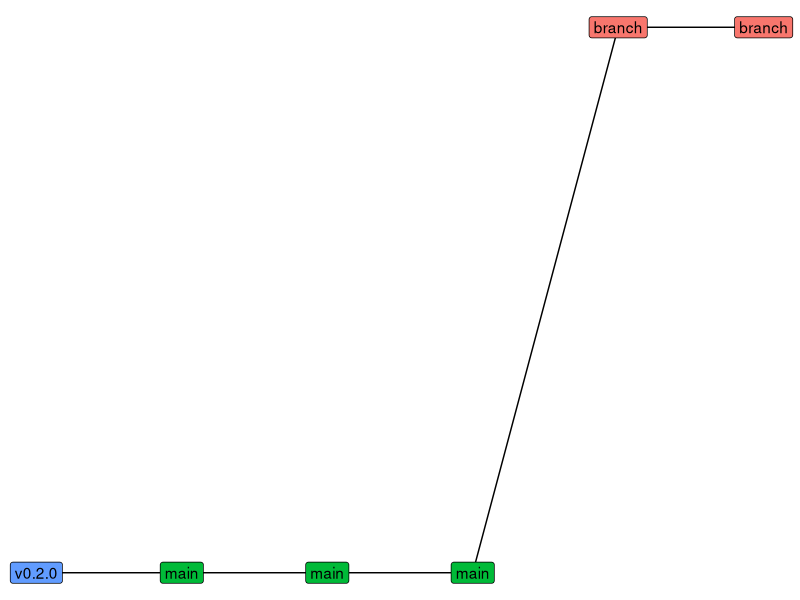
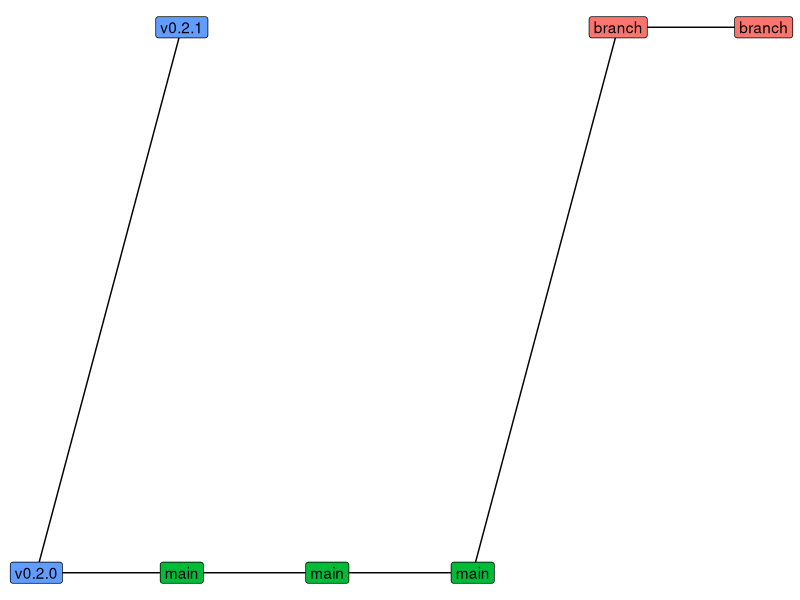
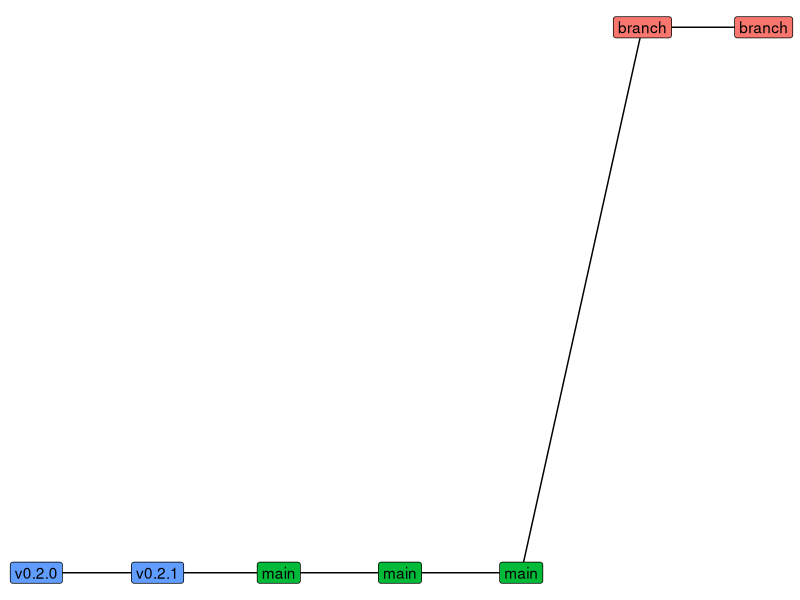

R code for these plots, in order:
## ---- chunk 1
#! fig.height: 1
#! echo: false
library(ggplot2)

data.frame(
  x = 1:6,
  y = c(1, 1, 1, 1, 2, 2),
  g = c(1, 1, 1, 1, 1, 1),
  t = c("tag", "main", "main", "main", "branch", "branch"),
  l = c("v0.2.0", "main", "main", "main", "branch", "branch")
) |>
  ggplot(aes(x, y, group = g)) +
  geom_line() +
  geom_label(aes(label = l, fill = t)) +
  theme_void() +
  theme(legend.position = "none")
## ---- chunk 2
#! fig.height: 1
#! echo: false
data.frame(
  x = c(1,2,2:6),
  y = c(1, 2, 1, 1, 1, 2, 2),
  g = c(1, 1, 2, 2, 2, 2, 2),
  t = c("tag", "tag", "main", "main", "main", "branch", "branch"),
  l = c("v0.2.0", "v0.2.1", "main", "main", "main", "branch", "branch")
) |>
  ggplot(aes(x, y, group = g)) +
  geom_line() +
  geom_line(
    data = data.frame(x = c(1, 2), y = c(1, 1), g = c(1, 1))
  ) +
  geom_label(aes(label = l, fill = t)) +
  theme_void() +
  theme(legend.position = "none")
## ---- chunk 3
#! fig.height: 1
#! echo: false
data.frame(
  x = 1:7,
  y = c(1, 1, 1, 1, 1, 2, 2),
  g = c(1, 1, 1, 1, 1, 1, 1),
  t = c("tag", "tag", "main", "main", "main", "branch", "branch"),
  l = c("v0.2.0", "v0.2.1", "main", "main", "main", "branch", "branch")
) |>
  ggplot(aes(x, y, group = g)) +
  geom_line() +
  geom_label(aes(label = l, fill = t)) +
  theme_void() +
  theme(legend.position = "none")
